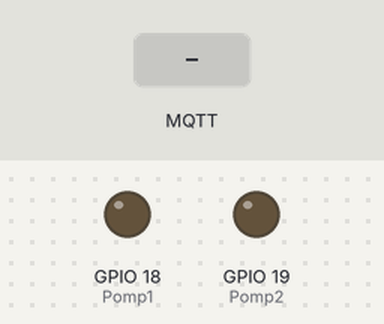
A sketch run on a simulated ESP32. On the bench: output pins drawn as LEDs (lit = HIGH). The test bench sets the inputs (shaded band). WiFi joins after 1.5 s; servers stay silent unless stated; random numbers use the default seed unless the sketch sets one; no MQTT or app messages arrive unless stated; what the sketch prints to the serial monitor is not drawn.

Above: at 2.7 s.
2.8 s: MQTT message "1" arrives on the first subscribed topic
At 3.2 s:
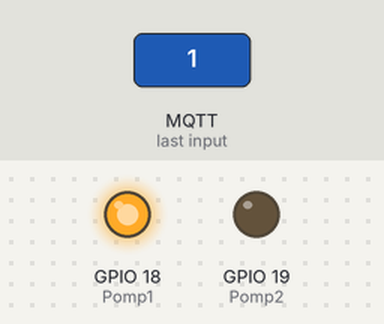
4.3 s: MQTT message "1" arrives on the second subscribed topic
At 5.5 s:
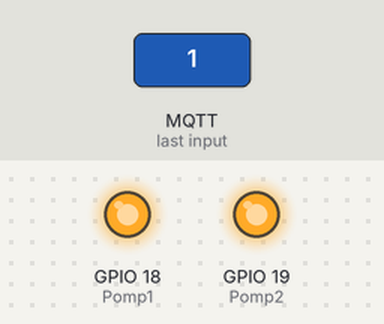
5.8 s: MQTT message "on" arrives on the first subscribed topic
At 6.7 s:
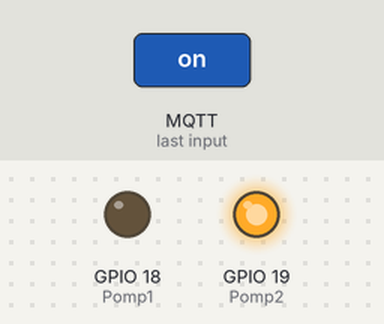
7.3 s: MQTT message "0" arrives on the second subscribed topic
At 7.8 s:
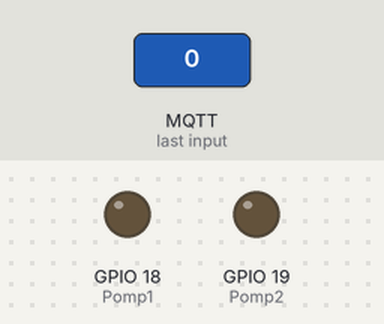
Timing chart, 0 to 9.8 s (numbered marks = the images above; inputs shaded):
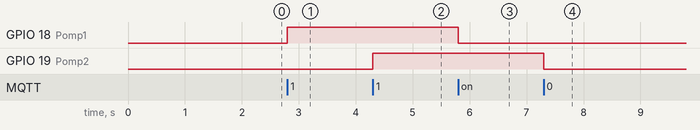

Measured:
- after the input at 2.8 s, GPIO 18 (Pomp1): LOW → HIGH at once
- after the input at 4.3 s, GPIO 19 (Pomp2): LOW → HIGH at once
- after the input at 5.8 s, GPIO 18 (Pomp1): HIGH → LOW at once
- after the input at 7.3 s, GPIO 19 (Pomp2): HIGH → LOW at once

The sketch:

farmlabcontroller.ino
```cpp
#include <PubSubClient.h>
#include <WiFi.h>


#define Pomp1            18
#define Pomp2            19

// Update these with values suitable for your network.

const char* ssid = "brian";
const char* password = "12345678";
const char* mqtt_server = "mqtt.luytsm.be";

const char* username = "";
const char* pass = "";


// Subscribed Topics

#define sub1 "Pump/water"
#define sub2 "Pump/nutrient"

WiFiClient espClient;
PubSubClient client(espClient);
unsigned long lastMsg = 0;
#define MSG_BUFFER_SIZE  (50)
char msg[MSG_BUFFER_SIZE];
int value = 0;


// Connecting to WiFi Router

void setup_wifi()
{

  delay(10);
  // We start by connecting to a WiFi network
  Serial.println();
  Serial.print("Connecting to ");
  Serial.println(ssid);


  WiFi.begin(ssid, password);

  while (WiFi.status() != WL_CONNECTED) {
    delay(500);
    Serial.print(".");
  }

  randomSeed(micros());

  Serial.println("");
  Serial.println("WiFi connected");
  Serial.println("IP address: ");
  Serial.println(WiFi.localIP());
}

void callback(char* topic, byte* payload, unsigned int length)
{
  Serial.print("Message arrived [");
  Serial.print(topic);
  Serial.print("] ");


  if (strstr(topic, sub1))
  {
    for (int i = 0; i < length; i++)
    {
      Serial.print((char)payload[i]);
    }
    Serial.println();

    if ((char)payload[0] == '1')
    {
      digitalWrite(Pomp1, HIGH);
    } else {
      digitalWrite(Pomp1, LOW);
    }
  }

  else if ( strstr(topic, sub2))
  {
    for (int i = 0; i < length; i++) {
      Serial.print((char)payload[i]);
    }
    Serial.println();

    if ((char)payload[0] == '1') {
      digitalWrite(Pomp2, HIGH);
    } else {
      digitalWrite(Pomp2, LOW);
    }
  }

  else
  {
    Serial.println("unsubscribed topic");
  }

}


// Connecting to MQTT broker

void reconnect()
{
  // Loop until we're reconnected
  while (!client.connected()) {
    Serial.print("Attempting MQTT connection...");
    // Create a random client ID
    String clientId = "ESP8266Client-";
    clientId += String(random(0xffff), HEX);
    // Attempt to connect
    if (client.connect(clientId.c_str() , username, pass)) {
      Serial.println("connected");
      // Once connected, publish an announcement...
      client.publish("outTopic", "hello world");
      // ... and resubscribe
      client.subscribe(sub1);
      client.subscribe(sub2);
    } else {
      Serial.print("failed, rc=");
      Serial.print(client.state());
      Serial.println(" try again in 5 seconds");
      // Wait 5 seconds before retrying
      delay(5000);
    }
  }
}


void setup()
{

  pinMode(Pomp1, OUTPUT);
  pinMode(Pomp2, OUTPUT);


  Serial.begin(115200);

  setup_wifi();

  client.setServer(mqtt_server, 1883);
  client.setCallback(callback);
}

void loop()
{

  if (!client.connected())
  {
    reconnect();
  }
  client.loop();

}
```
